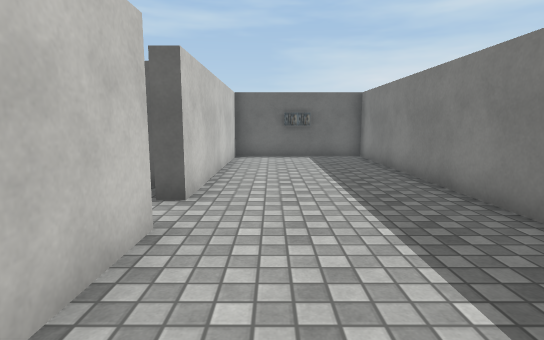
[1] (above)

12 first-person views from a walk through a 3-D level made in the Unity game engine. The camera is 1.2 m above the floor, tilts 8° down and sees 80° across. The floor is counted in squares, 0.95 m on a side. Each view is taken from the middle of a square. On the plan, view 1 faces up. The plan holds only what a view shows up to about 14 squares ahead; the rest is blank. The place goes on beyond the plan. The player character is not drawn. Door leaves are left out, so doorways stand open. Some surface patterns are stand-ins.

[2]
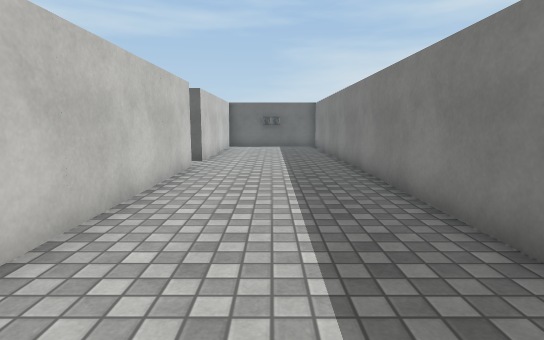

[3]
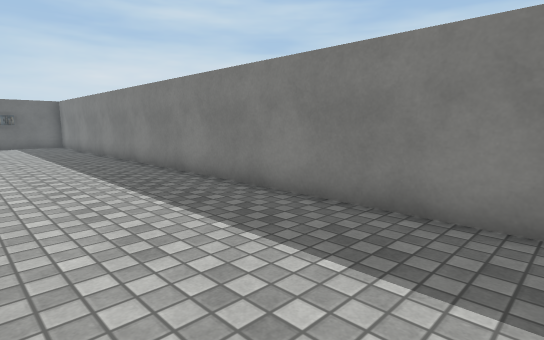

[4]
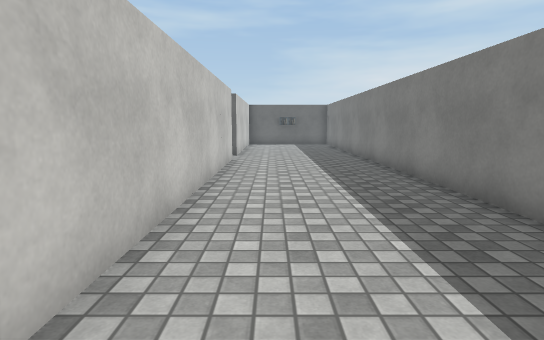

[5]
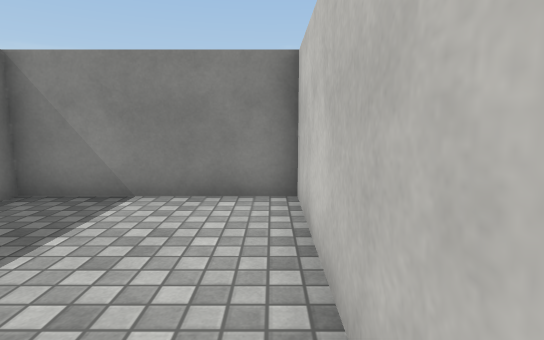

[6]
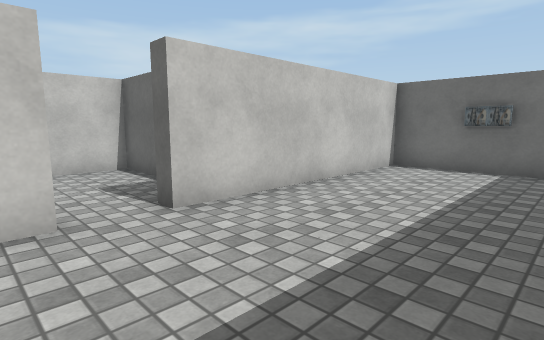

[7]
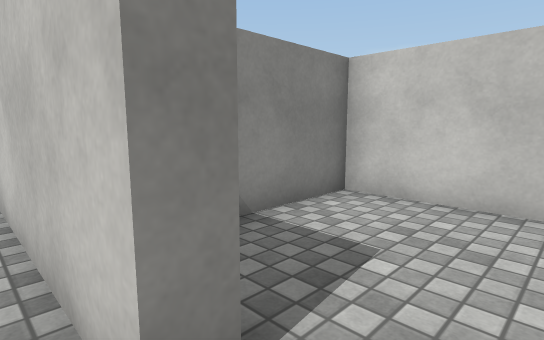

[8]
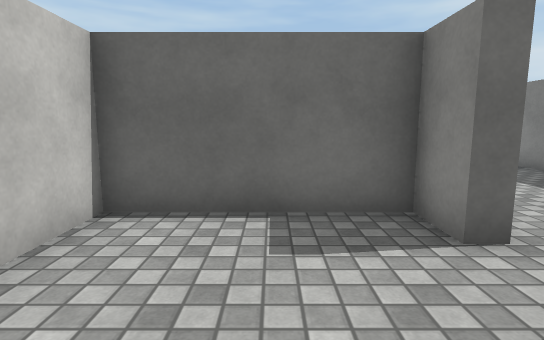

[9]
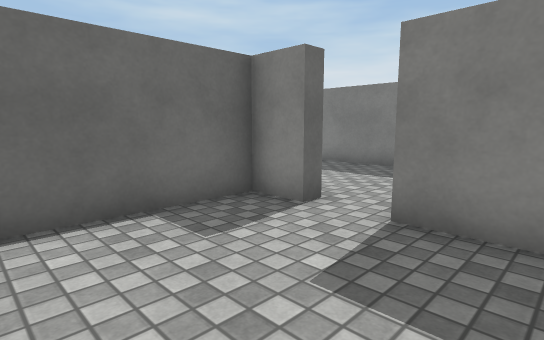

[10]
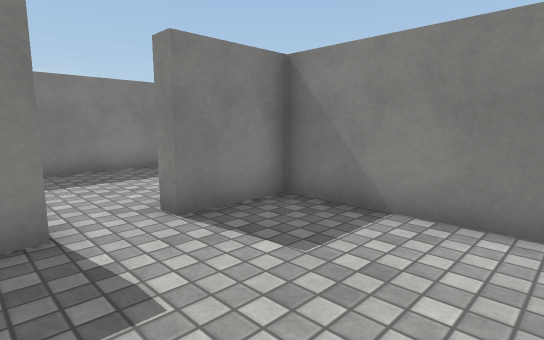

[11]
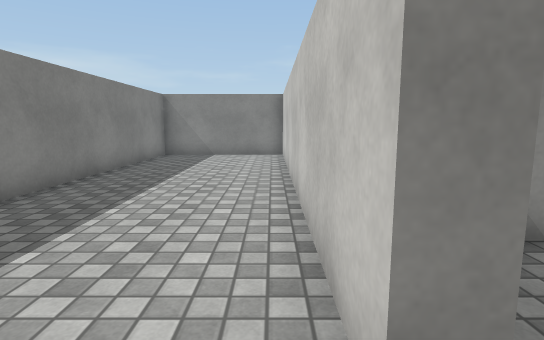

[12]
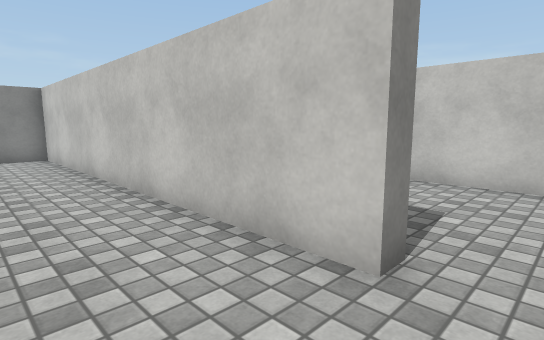

### Floor plan
Points are (right, up) in squares from view 1. A wall is a line through its corners. A room is listed if a view was taken in it or the views show most of it. See-through windows are left out.
Room 1 (views 1, 2, 3, 4, 5, 6, 7, 11, 12)
walls: (-1.5, 3.8) (-1.5, -8.6) (3.5, -8.6) (3.5, 12.8) (-1.5, 12.8) (-1.5, 5.3)
ways out: open door at (-2, 4.5) to room 2
Room 2 (views 8, 9, 10)
walls: (-2, 5.3) (-2, 6.6) (-6.5, 6.6) (-6.5, 1.6) (-2, 1.6) (-2, 3.8)
ways out: open door at (-2, 4.5) to room 1

Positions as (right, up) in squares from view 1, and headings:
1: (0, 0), facing up
2: (1, -6), facing up
3: (-1, -8), facing up-right
4: (0, -8), facing up
5: (-1, -3), facing down
6: (3, 3), facing up-left
7: (-1, 5), facing down-left
8: (-4, 2), facing up
9: (-6, 2), facing up-right
10: (-6, 6), facing down-right
11: (-1, 5), facing down
12: (1, 5), facing down-left
